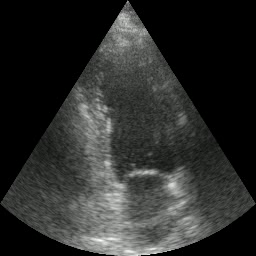
#> input picture frame 1 of src/images/p44_actual.mp4, 256 x 256 px
$ python test.py
#> lines starting #> are read from the running program, lines starting #| are printed output that depends on the picture; pictures that were not available may be replaced by others from this repository, and a replacement may not be noted
import cv2
import numpy as np
import os

pth = os.path.join(os.getcwd(), 'src', 'images')

window_titles = ['first', 'second']

# cap = [cv2.VideoCapture(os.path.join(pth, i)) for i in names]
cap = cv2.VideoCapture(os.path.join(pth, 'p44_actual.mp4'))
cap1 = cv2.VideoCapture(os.path.join(pth, 'p44_seg.mp4'))

cap2 = cv2.VideoCapture(os.path.join(pth, 'p45_actual.mp4'))
cap21 = cv2.VideoCapture(os.path.join(pth, 'p45_seg.mp4'))

cap3 = cv2.VideoCapture(os.path.join(pth, 'p46_actual.mp4'))
cap31 = cv2.VideoCapture(os.path.join(pth, 'p46_seg.mp4'))

out = cv2.VideoWriter(os.path.join(pth, "echo.mp4"),
                      cv2.VideoWriter_fourcc(*'mp4v'), 10, (768, 512))

while (cap.isOpened()):

    ret, frame = cap.read()
#> frame is the input picture: shape (256, 256, 3); mean B, G, R 42.9, 44.5, 43.4
    ret1, frame1 = cap1.read()

    ret2, frame2 = cap2.read()
    ret21, frame21 = cap21.read()

    ret3, frame3 = cap3.read()
    ret31, frame31 = cap31.read()

    if ret == True:

        try:
            both1 = np.vstack((frame, frame1))
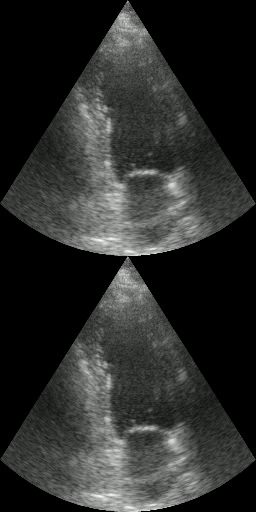
#> both1: shape (512, 256, 3); mean B, G, R 42.9, 44.5, 43.4
            both2 = np.vstack((frame2, frame21))
            both3 = np.vstack((frame3, frame31))

            print(both1.shape, both2.shape, both3.shape)
#| (512, 256, 3) (512, 256, 3) (512, 256, 3)
            both = np.hstack((both1, both2, both3))
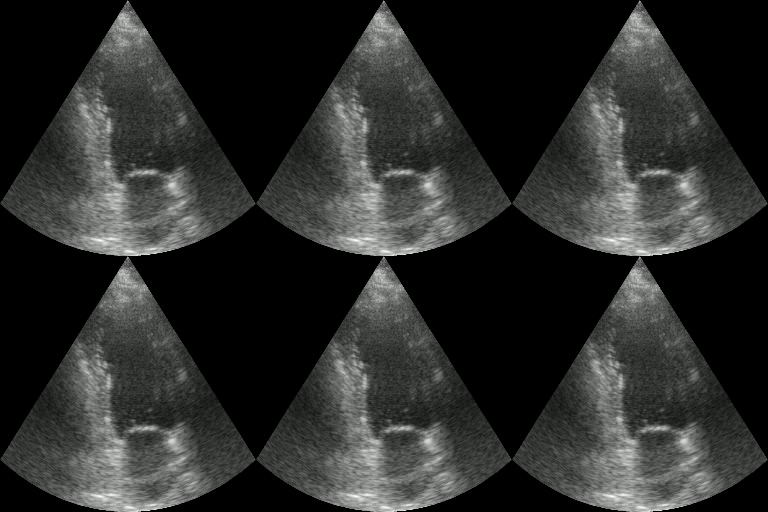
#> both: shape (512, 768, 3); mean B, G, R 42.9, 44.5, 43.4

            cv2.imshow('Frame', both)
            out.write(both)

            if cv2.waitKey(100) & 0xFF == ord('q'):
#> (key q is pressed here)
                break

        except:
            break

    else:
        break

cap.release()
out.release()

cv2.waitKey(0)
cv2.destroyAllWindows()

$ run again, starting later in the video
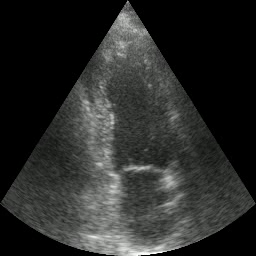
#> input picture frame 7 of src/images/p44_actual.mp4, 256 x 256 px
#> frame is the input picture: shape (256, 256, 3); mean B, G, R 41.1, 42.6, 41.6
#> `both1 = np.vstack((frame, frame1))`:
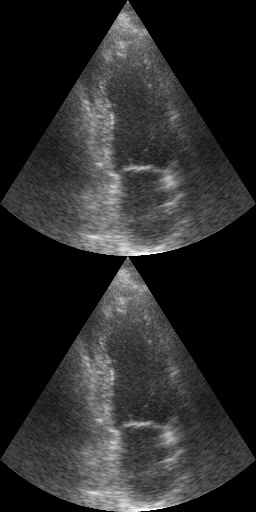
#> both1: shape (512, 256, 3); mean B, G, R 41.1, 42.6, 41.6
#| (512, 256, 3) (512, 256, 3) (512, 256, 3)
#> `both = np.hstack((both1, both2, both3))`:
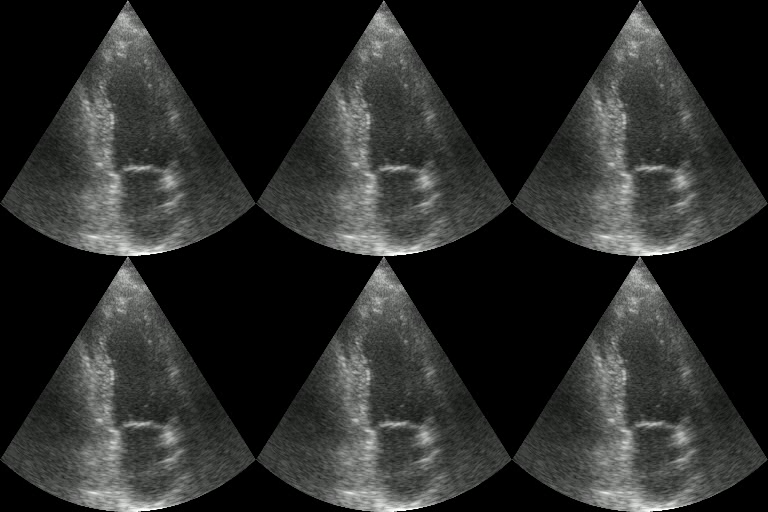
#> both: shape (512, 768, 3); mean B, G, R 41.1, 42.6, 41.6

$ run again, starting later in the video
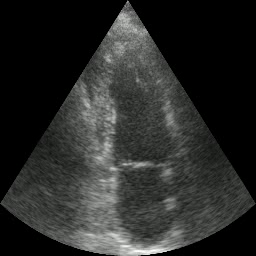
#> input picture frame 13 of src/images/p44_actual.mp4, 256 x 256 px
#> frame is the input picture: shape (256, 256, 3); mean B, G, R 40.5, 42.1, 41
#> `both1 = np.vstack((frame, frame1))`:
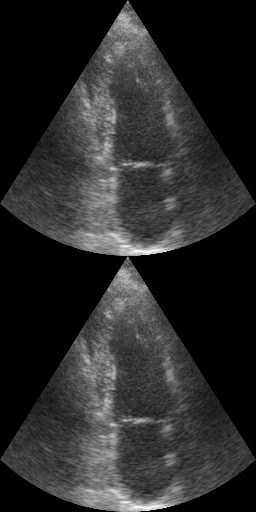
#> both1: shape (512, 256, 3); mean B, G, R 40.5, 42.1, 41
#| (512, 256, 3) (512, 256, 3) (512, 256, 3)
#> `both = np.hstack((both1, both2, both3))`:
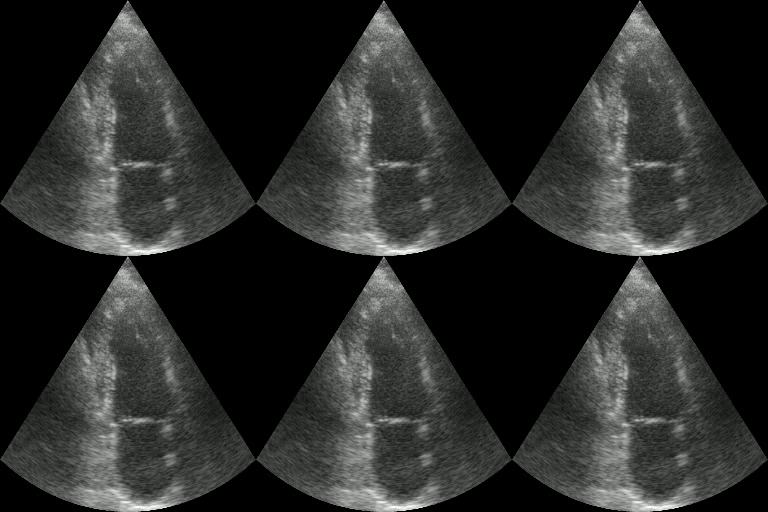
#> both: shape (512, 768, 3); mean B, G, R 40.5, 42.1, 41
